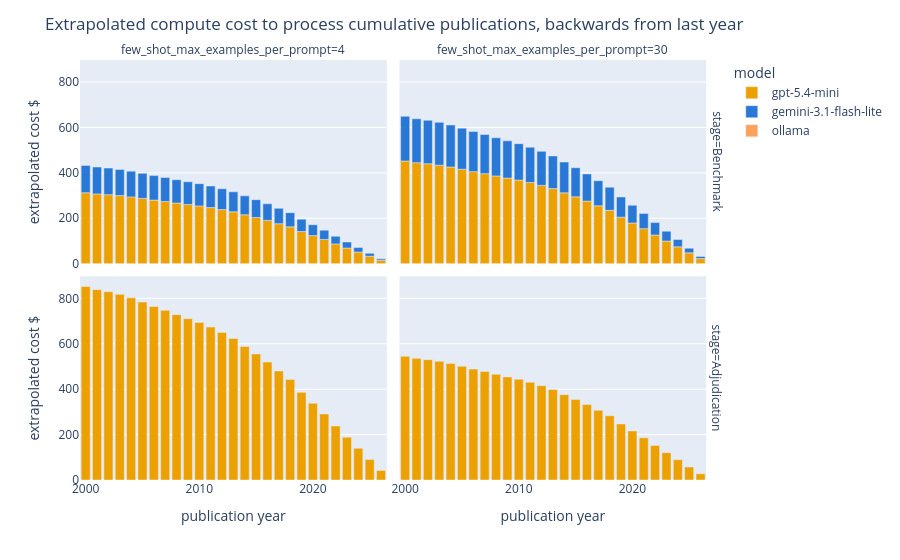

Here is the notebook cell this chart was saved with:
### Code cell
compute_cost_figure = px.bar(
    cost_by_year_df,
    x="publication_year",
    y="estimated_cost",
    color="model",
    # line_dash=few_shot_col,
    facet_col=few_shot_col,
    facet_row="stage",
    color_discrete_map=model_color_map,
    # line_dash_map=dash_map,
    category_orders=category_orders,
    labels={"publication_year": "publication year", "estimated_cost": "extrapolated cost $"},
)
# compute_cost_figure.update_traces(mode="stacked",)
compute_cost_figure.update_layout(
    title="Extrapolated compute cost to process cumulative publications, backwards from last year",
    legend_title="model"
)
compute_cost_figure.show()

### Figure 1 — Plotly figure (JSON) as saved in the notebook; plotly's stock layout.template omitted (floating-point values rounded to 4 significant figures)
{"data": [{"hovertemplate": "model=gpt-5.4-mini<br>stage=Benchmark<br>few_shot_max_examples_per_prompt=4<br>publication year=%{x}<br>extrapolated cost $=%{y}<extra></extra>", "legendgroup": "gpt-5.4-mini", "marker": {"color": "#eda100", "pattern": {"shape": ""}}, "name": "gpt-5.4-mini", "orientation": "v", "showlegend": true, "textposition": "auto", "type": "bar", "x": [2000, 2001, 2002, 2003, 2004, 2005, 2006, 2007, 2008, 2009, 2010, 2011, 2012, 2013, 2014, 2015, 2016, 2017, 2018, 2019, 2020, 2021, 2022, 2023, 2024, 2025, 2026], "xaxis": "x3", "y": [312.5, 307.3, 304.1, 299.8, 294.2, 287.5, 280.2, 274.0, 267.1, 260.5, 254.5, 247.0, 238.3, 228.6, 215.6, 203.5, 190.4, 176.1, 162.3, 141.6, 123.9, 106.7, 87.21, 69.04, 51.29, 32.95, 15.5], "yaxis": "y3"}, {"hovertemplate": "model=gemini-3.1-flash-lite<br>stage=Benchmark<br>few_shot_max_examples_per_prompt=4<br>publication year=%{x}<br>extrapolated cost $=%{y}<extra></extra>", "legendgroup": "gemini-3.1-flash-lite", "marker": {"color": "#2a78d6", "pattern": {"shape": ""}}, "name": "gemini-3.1-flash-lite", "orientation": "v", "showlegend": true, "textposition": "auto", "type": "bar", "x": [2000, 2001, 2002, 2003, 2004, 2005, 2006, 2007, 2008, 2009, 2010, 2011, 2012, 2013, 2014, 2015, 2016, 2017, 2018, 2019, 2020, 2021, 2022, 2023, 2024, 2025, 2026], "xaxis": "x3", "y": [120.4, 118.4, 117.2, 115.5, 113.3, 110.8, 108.0, 105.6, 102.9, 100.4, 98.07, 95.18, 91.83, 88.07, 83.08, 78.43, 73.39, 67.85, 62.56, 54.55, 47.74, 41.11, 33.61, 26.6, 19.77, 12.7, 5.973], "yaxis": "y3"}, {"hovertemplate": "model=ollama<br>stage=Benchmark<br>few_shot_max_examples_per_prompt=4<br>publication year=%{x}<br>extrapolated cost $=%{y}<extra></extra>", "legendgroup": "ollama", "marker": {"color": "#FFA15A", "pattern": {"shape": ""}}, "name": "ollama", "orientation": "v", "showlegend": true, "textposition": "auto", "type": "bar", "x": [2000, 2001, 2002, 2003, 2004, 2005, 2006, 2007, 2008, 2009, 2010, 2011, 2012, 2013, 2014, 2015, 2016, 2017, 2018, 2019, 2020, 2021, 2022, 2023, 2024, 2025, 2026], "xaxis": "x3", "y": [NaN, NaN, NaN, NaN, NaN, NaN, NaN, NaN, NaN, NaN, NaN, NaN, NaN, NaN, NaN, NaN, NaN, NaN, NaN, NaN, NaN, NaN, NaN, NaN, NaN, NaN, NaN], "yaxis": "y3"}, {"hovertemplate": "model=gpt-5.4-mini<br>stage=Benchmark<br>few_shot_max_examples_per_prompt=30<br>publication year=%{x}<br>extrapolated cost $=%{y}<extra></extra>", "legendgroup": "gpt-5.4-mini", "marker": {"color": "#eda100", "pattern": {"shape": ""}}, "name": "gpt-5.4-mini", "orientation": "v", "showlegend": false, "textposition": "auto", "type": "bar", "x": [2000, 2001, 2002, 2003, 2004, 2005, 2006, 2007, 2008, 2009, 2010, 2011, 2012, 2013, 2014, 2015, 2016, 2017, 2018, 2019, 2020, 2021, 2022, 2023, 2024, 2025, 2026], "xaxis": "x4", "y": [452.2, 444.8, 440.1, 433.8, 425.7, 416.0, 405.4, 396.5, 386.5, 377.0, 368.3, 357.4, 344.9, 330.8, 312.0, 294.5, 275.6, 254.8, 234.9, 204.8, 179.3, 154.4, 126.2, 99.91, 74.23, 47.69, 22.43], "yaxis": "y4"}, {"hovertemplate": "model=gemini-3.1-flash-lite<br>stage=Benchmark<br>few_shot_max_examples_per_prompt=30<br>publication year=%{x}<br>extrapolated cost $=%{y}<extra></extra>", "legendgroup": "gemini-3.1-flash-lite", "marker": {"color": "#2a78d6", "pattern": {"shape": ""}}, "name": "gemini-3.1-flash-lite", "orientation": "v", "showlegend": false, "textposition": "auto", "type": "bar", "x": [2000, 2001, 2002, 2003, 2004, 2005, 2006, 2007, 2008, 2009, 2010, 2011, 2012, 2013, 2014, 2015, 2016, 2017, 2018, 2019, 2020, 2021, 2022, 2023, 2024, 2025, 2026], "xaxis": "x4", "y": [196.8, 193.5, 191.5, 188.8, 185.2, 181.0, 176.4, 172.5, 168.2, 164.1, 160.3, 155.5, 150.1, 143.9, 135.8, 128.2, 119.9, 110.9, 102.2, 89.13, 78.01, 67.18, 54.92, 43.47, 32.3, 20.75, 9.76], "yaxis": "y4"}, {"hovertemplate": "model=ollama<br>stage=Benchmark<br>few_shot_max_examples_per_prompt=30<br>publication year=%{x}<br>extrapolated cost $=%{y}<extra></extra>", "legendgroup": "ollama", "marker": {"color": "#FFA15A", "pattern": {"shape": ""}}, "name": "ollama", "orientation": "v", "showlegend": false, "textposition": "auto", "type": "bar", "x": [2000, 2001, 2002, 2003, 2004, 2005, 2006, 2007, 2008, 2009, 2010, 2011, 2012, 2013, 2014, 2015, 2016, 2017, 2018, 2019, 2020, 2021, 2022, 2023, 2024, 2025, 2026], "xaxis": "x4", "y": [NaN, NaN, NaN, NaN, NaN, NaN, NaN, NaN, NaN, NaN, NaN, NaN, NaN, NaN, NaN, NaN, NaN, NaN, NaN, NaN, NaN, NaN, NaN, NaN, NaN, NaN, NaN], "yaxis": "y4"}, {"hovertemplate": "model=gpt-5.4-mini<br>stage=Adjudication<br>few_shot_max_examples_per_prompt=4<br>publication year=%{x}<br>extrapolated cost $=%{y}<extra></extra>", "legendgroup": "gpt-5.4-mini", "marker": {"color": "#eda100", "pattern": {"shape": ""}}, "name": "gpt-5.4-mini", "orientation": "v", "showlegend": false, "textposition": "auto", "type": "bar", "x": [2000, 2001, 2002, 2003, 2004, 2005, 2006, 2007, 2008, 2009, 2010, 2011, 2012, 2013, 2014, 2015, 2016, 2017, 2018, 2019, 2020, 2021, 2022, 2023, 2024, 2025, 2026], "xaxis": "x", "y": [852.2, 838.1, 829.3, 817.4, 802.1, 783.9, 764.0, 747.1, 728.2, 710.4, 694.0, 673.5, 649.8, 623.2, 587.9, 555.0, 519.3, 480.1, 442.7, 386.0, 337.8, 290.9, 237.8, 188.3, 139.9, 89.86, 42.27], "yaxis": "y"}, {"hovertemplate": "model=gpt-5.4-mini<br>stage=Adjudication<br>few_shot_max_examples_per_prompt=30<br>publication year=%{x}<br>extrapolated cost $=%{y}<extra></extra>", "legendgroup": "gpt-5.4-mini", "marker": {"color": "#eda100", "pattern": {"shape": ""}}, "name": "gpt-5.4-mini", "orientation": "v", "showlegend": false, "textposition": "auto", "type": "bar", "x": [2000, 2001, 2002, 2003, 2004, 2005, 2006, 2007, 2008, 2009, 2010, 2011, 2012, 2013, 2014, 2015, 2016, 2017, 2018, 2019, 2020, 2021, 2022, 2023, 2024, 2025, 2026], "xaxis": "x2", "y": [544.7, 535.7, 530.1, 522.5, 512.7, 501.1, 488.3, 477.5, 465.5, 454.1, 443.6, 430.5, 415.4, 398.4, 375.8, 354.7, 332.0, 306.9, 283.0, 246.7, 215.9, 186.0, 152.0, 120.3, 89.4, 57.44, 27.02], "yaxis": "y2"}], "layout": {"annotations": [{"font": {}, "showarrow": false, "text": "few_shot_max_examples_per_prompt=4", "x": 0.24, "xanchor": "center", "xref": "paper", "y": 1, "yanchor": "bottom", "yref": "paper"}, {"font": {}, "showarrow": false, "text": "few_shot_max_examples_per_prompt=30", "x": 0.74, "xanchor": "center", "xref": "paper", "y": 1, "yanchor": "bottom", "yref": "paper"}, {"font": {}, "showarrow": false, "text": "stage=Adjudication", "textangle": 90, "x": 0.98, "xanchor": "left", "xref": "paper", "y": 0.2425, "yanchor": "middle", "yref": "paper"}, {"font": {}, "showarrow": false, "text": "stage=Benchmark", "textangle": 90, "x": 0.98, "xanchor": "left", "xref": "paper", "y": 0.7575, "yanchor": "middle", "yref": "paper"}], "barmode": "relative", "legend": {"title": {"text": "model"}, "tracegroupgap": 0}, "margin": {"t": 60}, "title": {"text": "Extrapolated compute cost to process cumulative publications, backwards from last year"}, "xaxis": {"anchor": "y", "domain": [0, 0.48], "title": {"text": "publication year"}}, "xaxis2": {"anchor": "y2", "domain": [0.5, 0.98], "matches": "x", "title": {"text": "publication year"}}, "xaxis3": {"anchor": "y3", "domain": [0, 0.48], "matches": "x", "showticklabels": false}, "xaxis4": {"anchor": "y4", "domain": [0.5, 0.98], "matches": "x", "showticklabels": false}, "yaxis": {"anchor": "x", "domain": [0, 0.485], "title": {"text": "extrapolated cost $"}}, "yaxis2": {"anchor": "x2", "domain": [0, 0.485], "matches": "y", "showticklabels": false}, "yaxis3": {"anchor": "x3", "domain": [0.515, 1], "matches": "y", "title": {"text": "extrapolated cost $"}}, "yaxis4": {"anchor": "x4", "domain": [0.515, 1], "matches": "y", "showticklabels": false}}}
